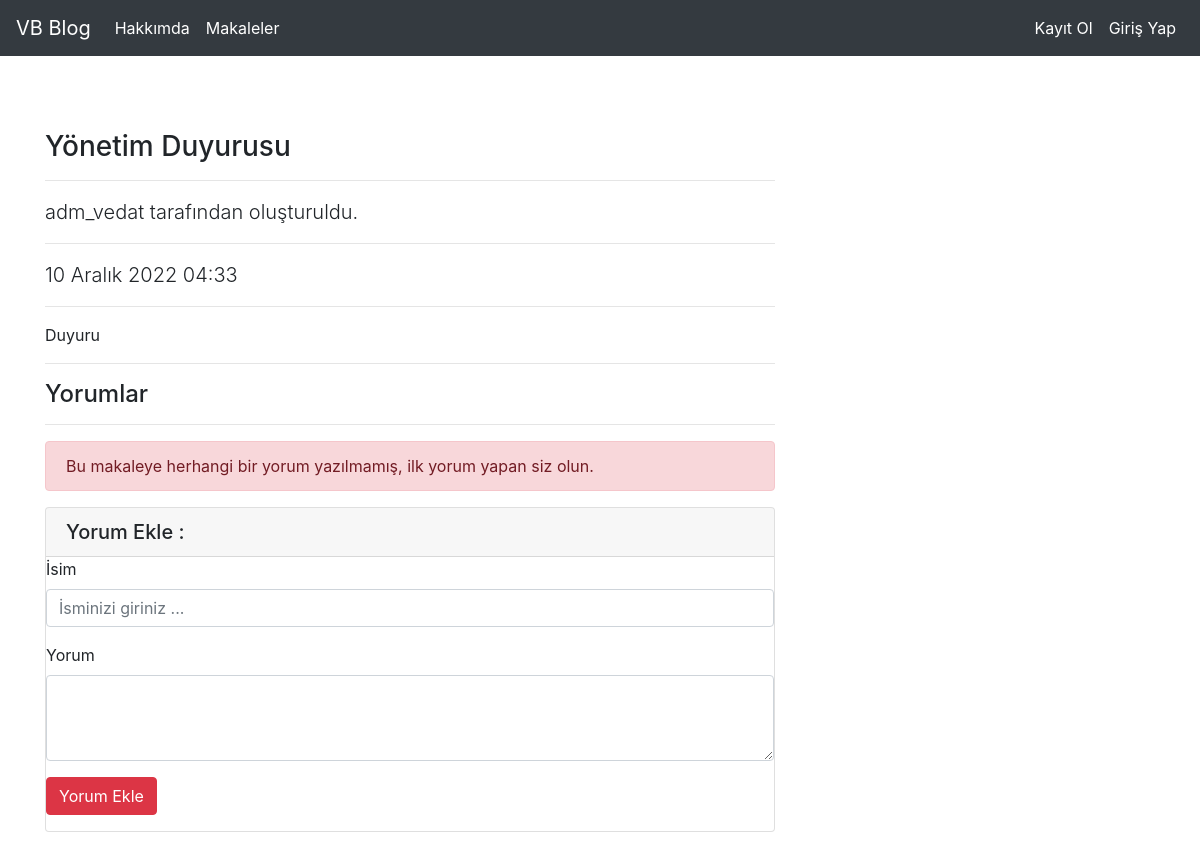
The page /articles/article/19/ on the database its author committed.
### article/models.py (models this page shows, shortened)
class Article(models.Model):
    author = models.ForeignKey("auth.user", on_delete=models.CASCADE, verbose_name="Yazar")
    title = models.CharField(max_length=50, verbose_name="Başlık") # başlığımız 50 karakter
    content = RichTextField() # ck editördeki RichTet özelliğini kullanıyoruz.
    created_date = models.DateTimeField(auto_now_add=True, verbose_name="Oluşturulma Tarihi")
    article_image = models.FileField(blank = True, null = True, verbose_name="Makaleye Fotoğraf Ekleyin")
    class Meta:
        ordering = ['-created_date'] # son eklenen makale ilk gösterilecek

### article/views.py (the view)
# urls.py: path('article/<int:id>/', views.detail, name = "detail"),
def detail(request, id): # dinamik id alıyoruz
    article = get_object_or_404(Article, id = id)
    comments = article.comments.all()
    return render(request, "detail.html", {"article" : article, "comments" : comments})

### templates/detail.html (shortened to what this page needs)
{% extends "layout.html" %}
{% block body %}
<div class="row">
    <div class="col-lg-8">
        <h3 class="mt-4">{{article.title}}</h3>
        <hr>
        <p class="lead">{{article.author.username}} tarafından oluşturuldu.</p>
        <hr>
        <p class="lead">{{article.created_date}}</p>
        <hr>
        <p class="lead">{{article.content|safe}}</p>
        <hr>
        <h4>Yorumlar</h4>
        <hr>
        {% if comments %}
            {% for comment in comments %}
                <div class = "media mb-4">
                    <img class="d-flex mr-3 rounded-circle" src="" alt="">
                    <div class="media-body">
                        <h5 class="mt-0">{{comment.comment_author}}</h5>
                        {{comment.comment_date}}
                        <br>
                        {{comment.commen_content}}
                    </div>
                </div>
            {% endfor %}
        {% else %}
            <div class="alert alert-danger">
                Bu makaleye herhangi bir yorum yazılmamış, ilk yorum yapan siz olun.
            </div>
        {% endif %}
        <div class = card my-4>
            <h5 class = "card-header">Yorum Ekle : </h5>
            <form method = "post" actiom = "{% url 'article:comment' article.id %}">
                <div class="form-group">
                    <label for="formGroupExampleInput">İsim</label>
                    <input
                        name = "comment_author" type="text" class="form-control"
                        id="formGroupExampleInput" placeholder="İsminizi giriniz ...">
                </div>
                <div class="form-group">
                    <label for="formGroupExampleInput2">Yorum</label>
                    <textarea name = "comment_content" class="form-control" rows="3"></textarea>
                </div>
                <button type="submit" class = "btn btn-danger mb-3">Yorum Ekle</button>
            </form>
        </div>
    </div>
</div>
{% endblock %}

### rows shown on the page
Article: title "Yönetim Duyurusu", author.username "adm_vedat", created_date "10 Aralık 2022 04:33", content "Duyuru"
